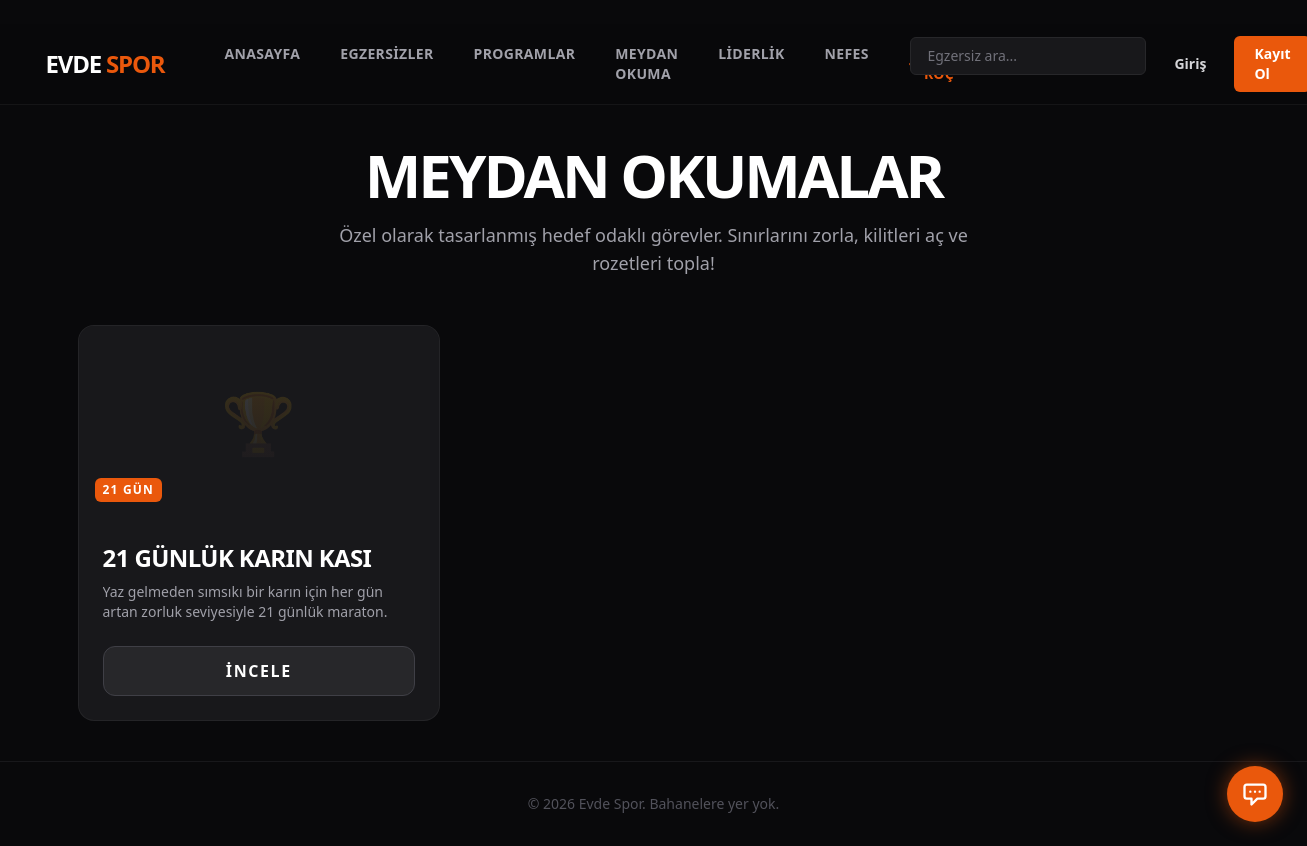
Before: /challenges with the older database file.
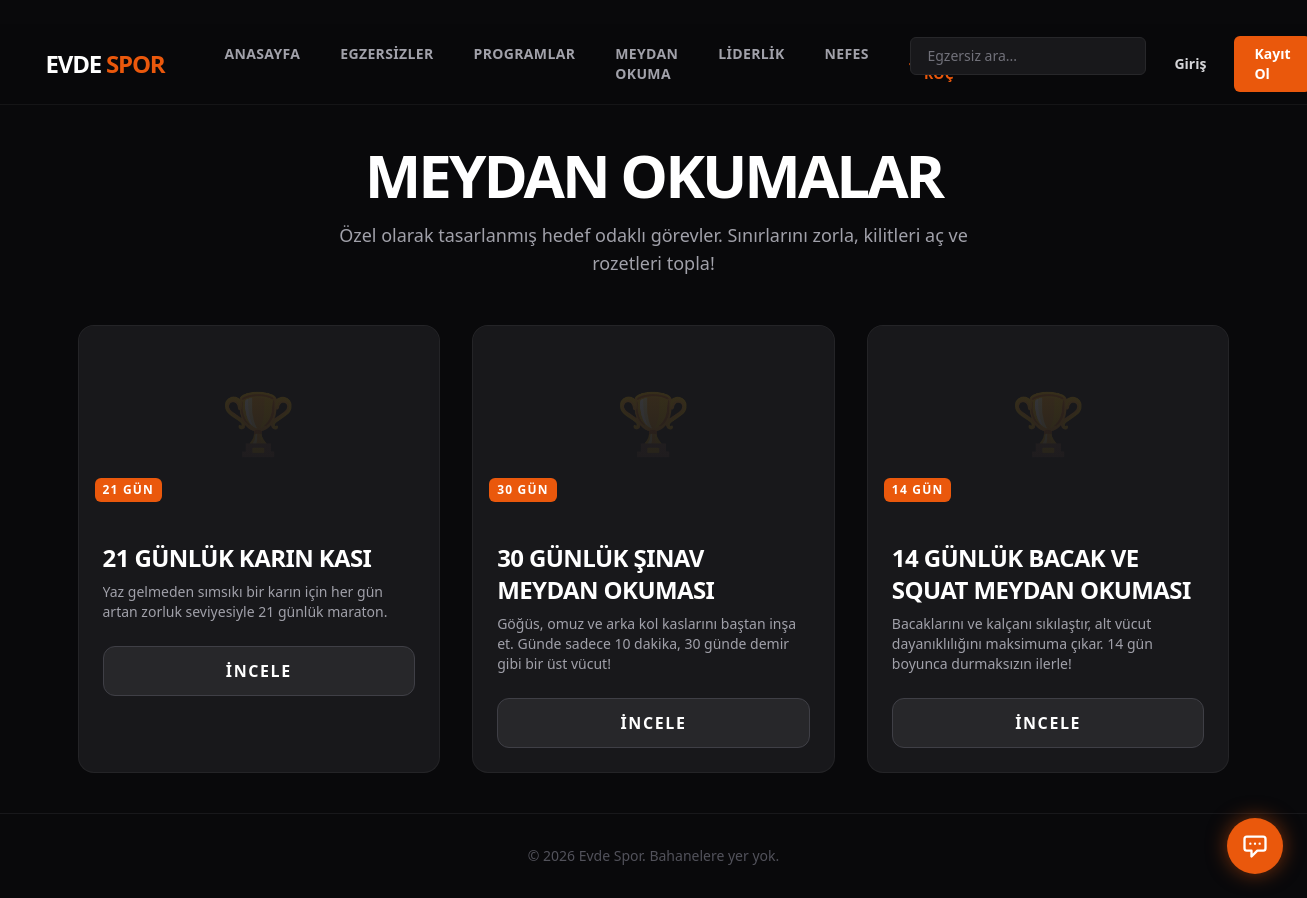
After: the same page with the newer database file.
### models.py (models this page shows)
class Challenge(db.Model):
    id = db.Column(db.Integer, primary_key=True)
    title = db.Column(db.String(100), nullable=False)
    slug = db.Column(db.String(100), unique=True, nullable=False)
    description = db.Column(db.Text, nullable=True)
    duration_days = db.Column(db.Integer, nullable=False)

### app.py (the view)
    @app.route('/challenges')
    def challenges():
        all_challenges = Challenge.query.all()
        user_challenges = []
        if current_user.is_authenticated:
            user_challenges = [uc.challenge_id for uc in current_user.challenges]
        return render_template('challenges.html', challenges=all_challenges, user_challenges=user_challenges)

### templates/challenges.html (shortened to what this page needs)
﻿{% extends 'base.html' %}
{% block content %}
<div class="max-w-6xl mx-auto relative z-10">
    <div class="text-center mb-12">
        <h1 class="text-4xl md:text-6xl font-black text-white uppercase tracking-tighter mb-4">Meydan Okumalar</h1>
        <p class="text-zinc-400 text-lg max-w-2xl mx-auto font-medium">Özel olarak tasarlanmış hedef odaklı görevler. Sınırlarını zorla, kilitleri aç ve rozetleri topla!</p>
    </div>
    <div class="grid grid-cols-1 md:grid-cols-2 lg:grid-cols-3 gap-8">
        {% for challenge in challenges %}
        <div class="athletic-card bg-cardbg border border-zinc-800 rounded-2xl overflow-hidden group hover:border-accent/50 transition-all duration-300">
            <div class="h-48 bg-zinc-900 relative overflow-hidden flex items-center justify-center">
                <div class="absolute inset-0 bg-gradient-to-t from-zinc-900 to-transparent z-10"></div>
                <div class="text-6xl z-0 opacity-20">🏆</div>
                <div class="absolute bottom-4 left-4 z-20 flex gap-2">
                    <span class="bg-accent text-white text-xs font-black px-2 py-1 rounded-md uppercase tracking-widest">{{ challenge.duration_days }} Gün</span>
                </div>
            </div>
            <div class="p-6">
                <h3 class="text-2xl font-black text-white mb-2 uppercase tracking-tight group-hover:text-accent transition-colors">{{ challenge.title }}</h3>
                <p class="text-zinc-400 text-sm mb-6 line-clamp-3">{{ challenge.description }}</p>
                <a href="/challenges/{{ challenge.slug }}" class="block w-full text-center bg-zinc-800 hover:bg-zinc-700 text-white font-bold py-3 rounded-xl uppercase tracking-widest transition-colors border border-zinc-700">
                    İncele
                </a>
            </div>
        </div>
        {% endfor %}
    </div>
</div>
{% endblock %}

### templates/base.html (shortened to what this page needs)
<!DOCTYPE html>
<html lang="tr">
<head>
    <script src="https://cdn.tailwindcss.com"></script>
</head>
<body class="font-sans min-h-screen flex flex-col antialiased pb-16 md:pb-0">
    {% if not hide_nav %}
<nav class="glass-nav sticky top-0 z-50 text-white">
        <div class="max-w-7xl mx-auto px-4 sm:px-6 lg:px-8">
            <div class="flex justify-between items-center h-20">
                <div class="flex items-center">
                    <a href="/" class="flex-shrink-0 text-2xl font-black tracking-tighter uppercase text-white">
                        EVDE <span class="text-accent">SPOR</span>
                    </a>
                    <div class="hidden md:ml-12 md:flex md:space-x-4">
                        <a href="/" class="hover:text-accent transition-colors px-3 py-2 text-sm font-semibold text-zinc-400 uppercase tracking-wide">Anasayfa</a>
                        <a href="/egzersizler" class="hover:text-accent transition-colors px-3 py-2 text-sm font-semibold text-zinc-400 uppercase tracking-wide">Egzersizler</a>
                        <a href="/programlar" class="hover:text-accent transition-colors px-3 py-2 text-sm font-semibold text-zinc-400 uppercase tracking-wide">Programlar</a>
                        <a href="/challenges" class="hover:text-accent transition-colors px-3 py-2 text-sm font-semibold text-zinc-400 uppercase tracking-wide">Meydan Okuma</a>
                        <a href="/liderlik" class="hover:text-accent transition-colors px-3 py-2 text-sm font-semibold text-zinc-400 uppercase tracking-wide">Liderlik</a>
                        <a href="/breathe" class="hover:text-accent transition-colors px-3 py-2 text-sm font-semibold text-zinc-400 uppercase tracking-wide">Nefes</a>
                        <a href="/ai-koc" class="hover:text-white transition-colors px-3 py-2 text-sm font-black text-accent uppercase tracking-wide flex items-center gap-1"></a>
                    </div>
                </div>
                <div class="flex items-center space-x-4">
                    <form action="/egzersizler" method="GET" class="hidden sm:block relative">
                        <input type="text" name="q" placeholder="Egzersiz ara..." class="bg-zinc-900 text-white px-4 py-2 rounded-md focus:outline-none focus:ring-1 focus:ring-accent placeholder-zinc-500 border border-zinc-800 text-sm">
                    </form>
                    {% if current_user.is_authenticated %}
                        <a href="/profil" class="hover:text-accent transition-colors px-3 py-2 text-sm font-semibold text-zinc-300">Profilim</a>
                        <a href="/cikis" class="hover:text-red-500 transition-colors px-3 py-2 text-sm font-semibold text-zinc-500">Çıkış</a>
                    {% else %}
                        <a href="/giris" class="hover:text-accent transition-colors px-3 py-2 text-sm font-semibold text-zinc-300">Giriş</a>
                        <a href="/kayit" class="bg-accent hover:bg-accentHover text-white px-5 py-2 rounded-md text-sm font-bold transition-colors">Kayıt Ol</a>
                    {% endif %}
                </div>
            </div>
        </div>
    </nav>
{% endif %}
    <main class="flex-grow container mx-auto px-4 sm:px-6 lg:px-8 py-10 relative z-10">
        {% block content %}{% endblock %}
    </main>
    <footer class="bg-darkbg mt-auto py-8 text-center text-zinc-600 border-t border-zinc-900 relative z-10 text-sm">
        <p>&copy; 2026 Evde Spor. Bahanelere yer yok.</p>
    </footer>
    {% if not hide_nav %}
    <div x-data="coachChat()" class="fixed bottom-24 md:bottom-6 right-4 md:right-6 z-50 flex flex-col items-end">
        <button @click="open = !open" aria-label="Koç Asistanı aç" :class="open ? 'bg-zinc-800 text-zinc-400 border border-zinc-700' : 'bg-accent text-white shadow-[0_0_20px_rgba(234,88,12,0.5)]'" class="w-14 h-14 rounded-full flex items-center justify-center transition-all">
            <svg x-show="!open" class="w-7 h-7" fill="none" stroke="currentColor" viewBox="0 0 24 24"><path stroke-linecap="round" stroke-linejoin="round" stroke-width="2" d="M8 10h.01M12 10h.01M16 10h.01M9 16H5a2 2 0 01-2-2V6a2 2 0 012-2h14a2 2 0 012 2v8a2 2 0 01-2 2h-5l-5 5v-5z"></path></svg>
        </button>
    </div>
    {% endif %}
</body>
</html>

### templates/base.html (style rules this page uses)
body { background-color: #09090b; color: #fafafa; }
.glass-nav { background: rgba(9, 9, 11, 0.9); backdrop-filter: blur(12px); border-bottom: 1px solid rgba(255, 255, 255, 0.05); }
.athletic-card { background-color: #18181b; border: 1px solid rgba(255, 255, 255, 0.05); transition: all 0.3s ease; }

Changed rows visible on the page:
added Challenge: duration_days "30", title "30 GÜNLÜK ŞINAV MEYDAN OKUMASI", description "Göğüs, omuz ve arka kol kaslarını baştan inşa et. Günde sadece 10 dakika, 30 günde demir gibi bir üst vücut!"
added Challenge: duration_days "14", title "14 GÜNLÜK BACAK VE SQUAT MEYDAN OKUMASI", description "Bacaklarını ve kalçanı sıkılaştır, alt vücut dayanıklılığını maksimuma çıkar. 14 gün boyunca durmaksızın ilerle!"
